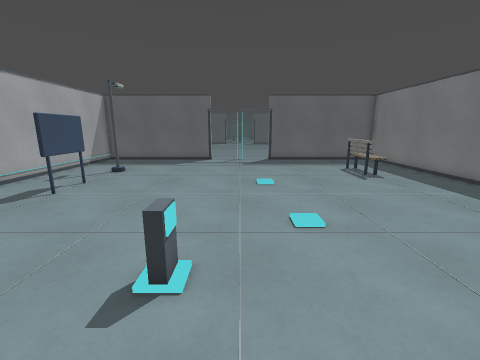
View 1 (above)

12 first-person views from a walk through a level from a Godot 3-D game. The camera is 1.3 m above the floor, tilts 12° down and sees 90° across. The floor is counted in squares, 0.5 m on a side. Each view is taken from the middle of a square. On the plan, view 1 faces up. The plan holds only what a view shows up to about 17 squares ahead; the rest is blank. The place goes on beyond the plan.

View 2
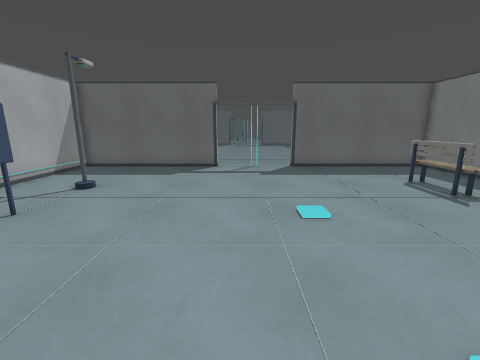

View 3
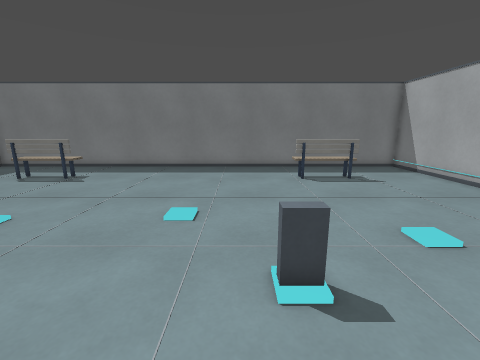

View 4
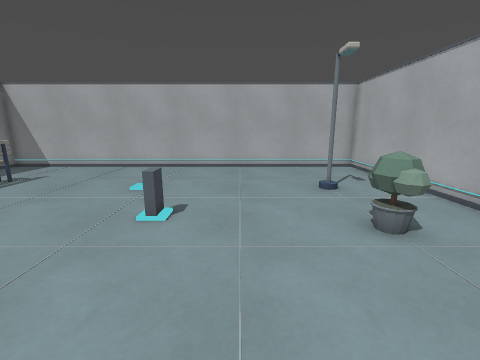

View 5
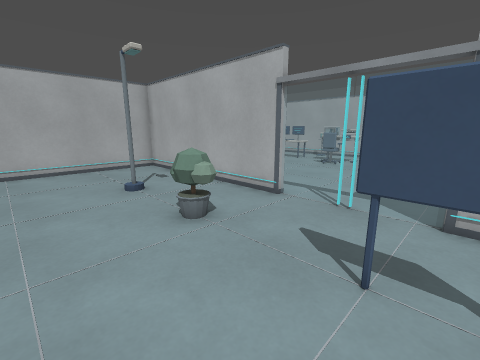

View 6
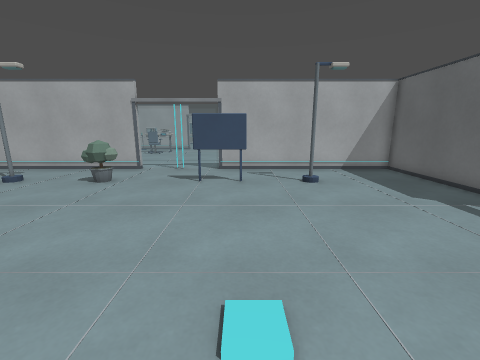

View 7
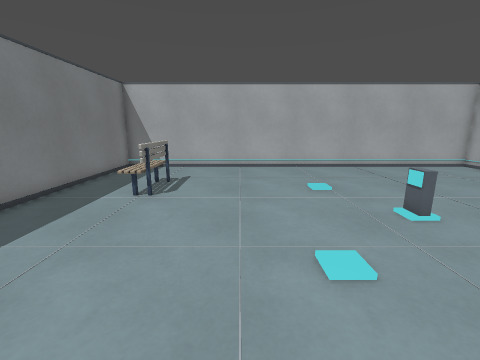

View 8
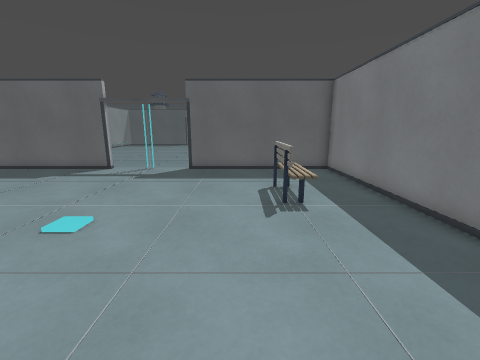

View 9
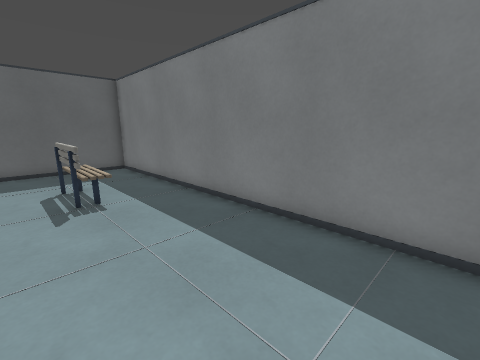

View 10
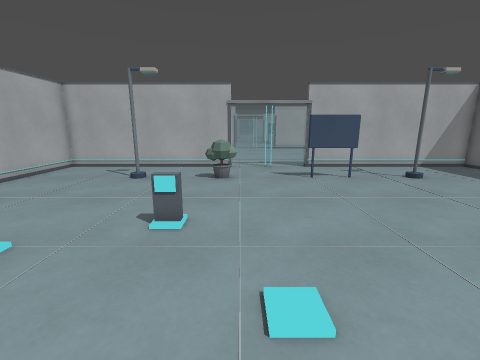

View 11
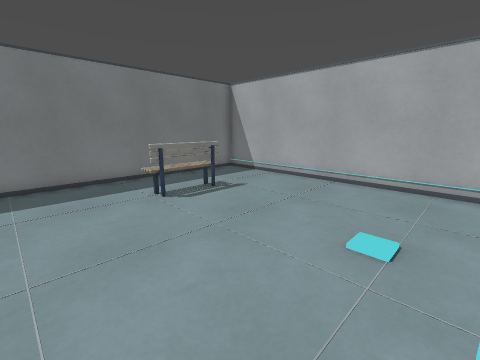

View 12
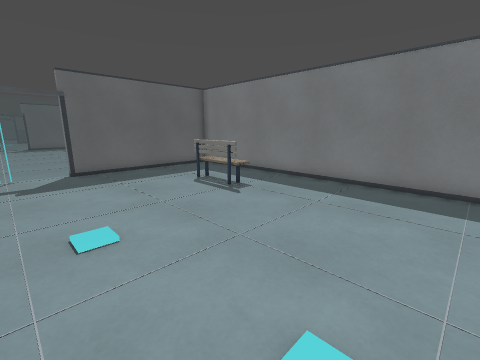

### Floor plan
Key: @ floor where view 1 was taken; # wall or solid block; . floor; = window, fence, low wall or low ledge; ^ raised ledge; B bench; S streetlight; T thing the floor can be seen under or through; O other object.
Columns run from 12 left of view 1 to 12 right of it. Each row starts with its distance up from view 1.
 22 ##########  #  ##########
 21 #.......................#
 20 #.......................#
 19 #.......................#
 18 #.......................#
 17 #...................B...#
 16 #...S...............O...#
 15 #...................O...#
 14 #...................O...#
 13 #.......................#
 12 #...T...................#
 11 #...T...................#
 10  ...T...................#
  9  .......................#
  8 #.......................#
  7  .......................#
  6  ...=...................#
  5 #..=^=..................#
  4 #...=.....==............#
  3 #.......................#
  2 #...................O...#
  1 #...................O...#
  0 #...S.......@.......O...#
 -1 #...................B...#
 -2 #.......................#
 -3 #.......................#
 -4 #.......................#
 -5 #.......................#
 -6 #########################

Where each view was taken, in squares from view 1:
view 1: 0 up, 0 right, facing up
view 2: 5 up, 1 left, facing up
view 3: 5 up, 5 left, facing right
view 4: 11 up, 4 left, facing down
view 5: 11 up, 4 left, facing down-left
view 6: 12 up, 4 right, facing left
view 7: 11 up, 4 right, facing down
view 8: 6 up, 6 right, facing up
view 9: 5 up, 6 right, facing up-right
view 10: 6 up, 5 right, facing left
view 11: 6 up, 1 left, facing down-right
view 12: 6 up, 0 right, facing up-right
